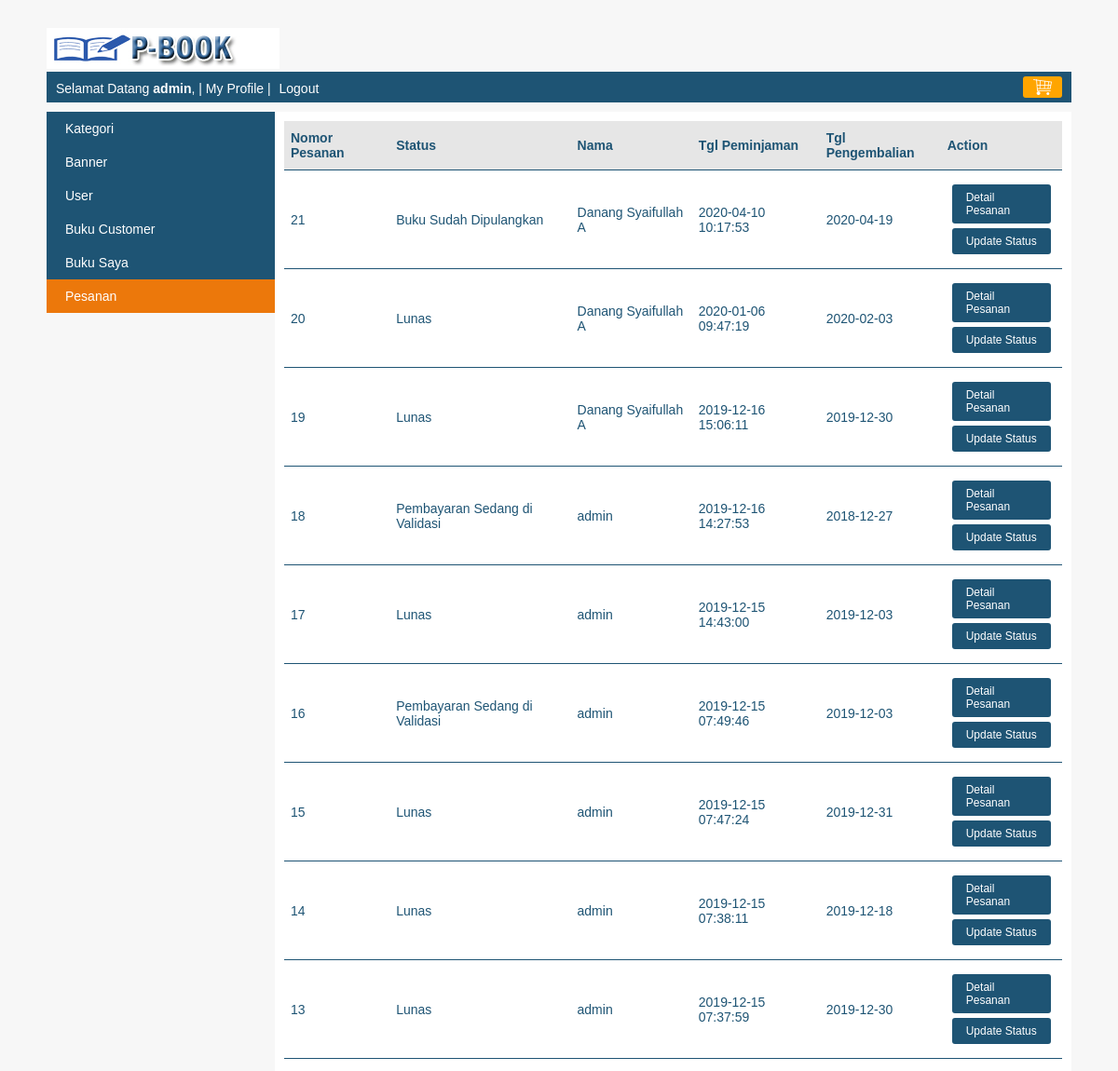
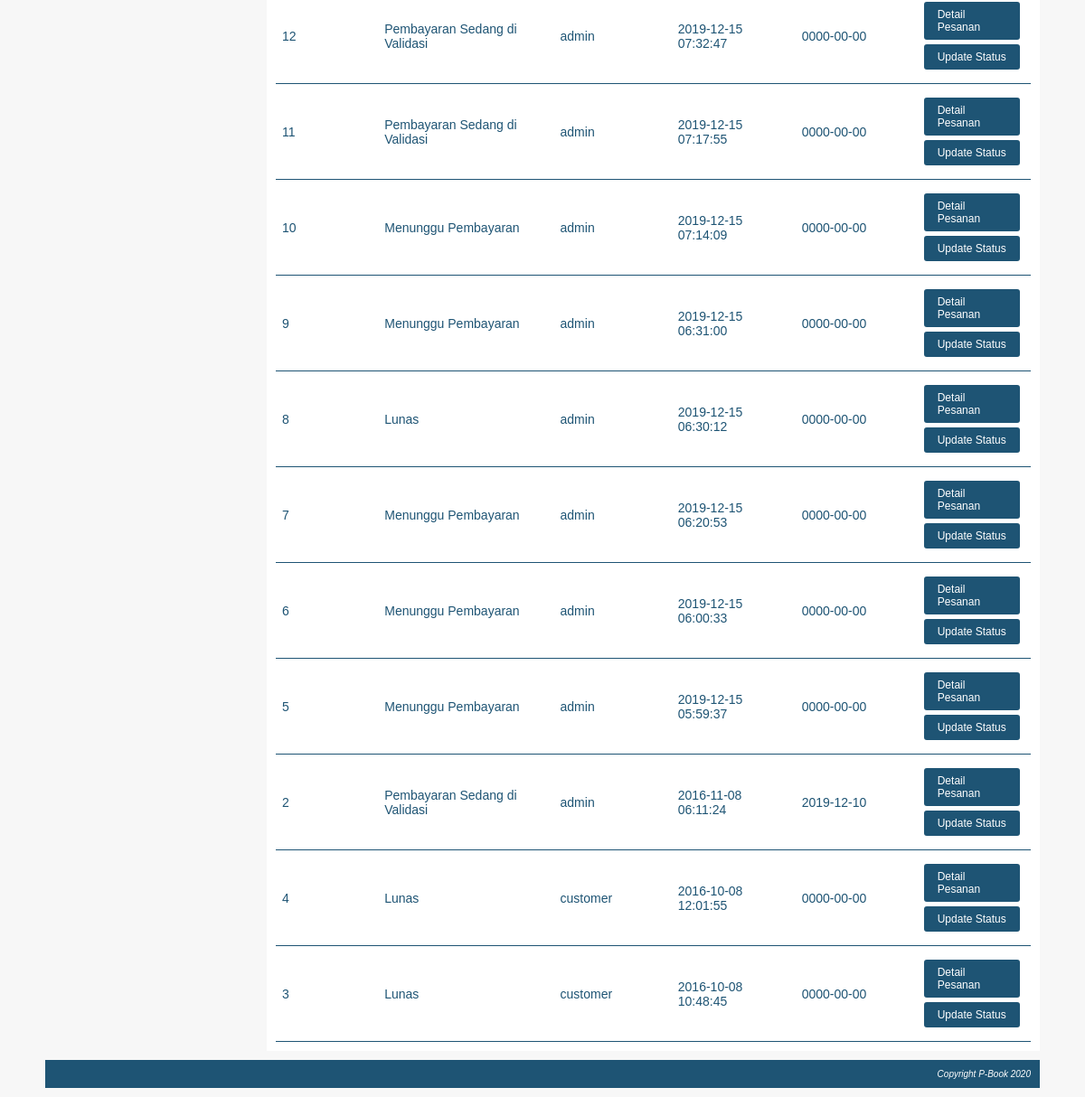
The app's page /index.php?page=my_profile&module=pesanan&action=list (signed in) with its own data (2 pictures, top to bottom).
### tables this page shows
CREATE TABLE `pesanan` (
  `pesanan_id` int(10) NOT NULL,
  `user_id` int(10) NOT NULL,
  `kurir_id` int(10) NOT NULL,
  `pinjam_id` int(10) NOT NULL,
  `nama_penerima` varchar(150) NOT NULL,
  `nomor_telepon` varchar(15) NOT NULL,
  `alamat` varchar(300) NOT NULL,
  `tanggal_pemesanan` datetime NOT NULL,
  `tanggal_pengembalian` date NOT NULL,
  `status` tinyint(4) NOT NULL
);

CREATE TABLE `user` (
  `user_id` int(10) NOT NULL,
  `level` varchar(30) NOT NULL,
  `nama` varchar(150) NOT NULL,
  `email` varchar(160) NOT NULL,
  `alamat` varchar(400) NOT NULL,
  `phone` varchar(15) NOT NULL,
  `foto` varchar(300) NOT NULL,
  `password` varchar(300) NOT NULL,
  `status` enum('on','off') NOT NULL
);

### function/helper.php (called while the page is built, shortened)
<?php
    $arrayStatusPesanan[0] = "Menunggu Pembayaran";
    $arrayStatusPesanan[1] = "Pembayaran Sedang di Validasi";
    $arrayStatusPesanan[2] = "Lunas";
    $arrayStatusPesanan[3] = "Pembayaran Ditolak";
    $arrayStatusPesanan[4] = "Buku Sedang Dipinjam";
    $arrayStatusPesanan[5] = "Buku Sudah Dipulangkan";
?>

### module/pesanan/list.php (the view)
<?php
    if($level == 'superadmin'){
        $queryPesanan = mysqli_query($koneksi, "SELECT pesanan.*, user.nama FROM pesanan JOIN user ON pesanan.user_id=user.user_id ORDER BY pesanan.tanggal_pemesanan DESC");
    }else{
        $queryPesanan = mysqli_query($koneksi, "SELECT pesanan.*, user.nama FROM pesanan JOIN user ON pesanan.user_id=user.user_id WHERE pesanan.user_id='$user_id' ORDER BY pesanan.tanggal_pemesanan DESC");
    }
    if(mysqli_num_rows($queryPesanan) == 0){
        echo "<h3>Saat ini belum ada data pesanan </h3>";
    }
    else{
        echo "<table class='table-list'>
                <tr class='baris-title'>
                    <th class='kiri'>Nomor Pesanan</th>
                    <th class='kiri'>Status</th>
                    <th class='kiri'>Nama</th>
                    <th class='kiri'>Tgl Peminjaman</th>
                    <th class='kiri'>Tgl Pengembalian</th>
                    <th class='kiri'>Action</th>
                </tr>";
        $adminButton = "";
        while($row=mysqli_fetch_assoc($queryPesanan)){
            if($level == "superadmin"){
                $adminButton = "<a class='tombol-actions' href='".BASE_URL."index.php?page=my_profile&module=pesanan&action=status&pesanan_id=$row[pesanan_id]'>Update Status</a>";
            }
            $status = $row['status'];
            echo "<tr>
                    <td class='kiri'>$row[pesanan_id]</td>
                    <td class='kiri'>$arrayStatusPesanan[$status]</td>
                    <td class='kiri'>$row[nama]</td>
                    <td class='kiri'>$row[tanggal_pemesanan]</td>
                    <td class='kiri'>$row[tanggal_pengembalian]</td>
                    <td class='kiri'>
                        <a class='tombol-actions' href='".BASE_URL."index.php?page=my_profile&module=pesanan&action=detail&pesanan_id=$row[pesanan_id]'>Detail Pesanan</a>
                        $adminButton
                    </td>
                </tr>";
        }
        echo "</table>";
    }
?>

### css/style.css (style rules this page uses)
body { font-family:arial; font-size: 14px; color: #1e5474; background: #F7F7F7; margin: 0px; }
.table-list { width: 100%; border-collapse: collapse; }
.table-list tr.baris-title { background: #e6e6e6; }
.table-list tr th, .table-list tr td { padding: 10px 7px; }
.kiri { text-align: left; }
.tombol-actions { background: #1e5474; color: white; padding: 7px 15px; border-radius: 3px; cursor: pointer; text-decoration: none; margin: 5px; font-size: 12px; display: block; }
.table-list tr { border-bottom: 1px solid #1e5474; }

### records on screen
pesanan: pesanan_id "21", status "Buku Sudah Dipulangkan", user.nama "Danang Syaifullah A", tanggal_pemesanan "2020-04-10 10:17:53", tanggal_pengembalian "2020-04-19"
pesanan: pesanan_id "20", status "Lunas", user.nama "Danang Syaifullah A", tanggal_pemesanan "2020-01-06 09:47:19", tanggal_pengembalian "2020-02-03"
pesanan: pesanan_id "19", status "Lunas", user.nama "Danang Syaifullah A", tanggal_pemesanan "2019-12-16 15:06:11", tanggal_pengembalian "2019-12-30"
pesanan: pesanan_id "18", status "Pembayaran Sedang di Validasi", user.nama "admin", tanggal_pemesanan "2019-12-16 14:27:53", tanggal_pengembalian "2018-12-27"
pesanan: pesanan_id "17", status "Lunas", user.nama "admin", tanggal_pemesanan "2019-12-15 14:43:00", tanggal_pengembalian "2019-12-03"
pesanan: pesanan_id "16", status "Pembayaran Sedang di Validasi", user.nama "admin", tanggal_pemesanan "2019-12-15 07:49:46", tanggal_pengembalian "2019-12-03"
pesanan: pesanan_id "15", status "Lunas", user.nama "admin", tanggal_pemesanan "2019-12-15 07:47:24", tanggal_pengembalian "2019-12-31"
pesanan: pesanan_id "14", status "Lunas", user.nama "admin", tanggal_pemesanan "2019-12-15 07:38:11", tanggal_pengembalian "2019-12-18"
pesanan: pesanan_id "13", status "Lunas", user.nama "admin", tanggal_pemesanan "2019-12-15 07:37:59", tanggal_pengembalian "2019-12-30"
pesanan: pesanan_id "12", status "Pembayaran Sedang di Validasi", user.nama "admin", tanggal_pemesanan "2019-12-15 07:32:47", tanggal_pengembalian "0000-00-00"
pesanan: pesanan_id "11", status "Pembayaran Sedang di Validasi", user.nama "admin", tanggal_pemesanan "2019-12-15 07:17:55", tanggal_pengembalian "0000-00-00"
pesanan: pesanan_id "10", status "Menunggu Pembayaran", user.nama "admin", tanggal_pemesanan "2019-12-15 07:14:09", tanggal_pengembalian "0000-00-00"
pesanan: pesanan_id "9", status "Menunggu Pembayaran", user.nama "admin", tanggal_pemesanan "2019-12-15 06:31:00", tanggal_pengembalian "0000-00-00"
pesanan: pesanan_id "8", status "Lunas", user.nama "admin", tanggal_pemesanan "2019-12-15 06:30:12", tanggal_pengembalian "0000-00-00"
pesanan: pesanan_id "7", status "Menunggu Pembayaran", user.nama "admin", tanggal_pemesanan "2019-12-15 06:20:53", tanggal_pengembalian "0000-00-00"
pesanan: pesanan_id "6", status "Menunggu Pembayaran", user.nama "admin", tanggal_pemesanan "2019-12-15 06:00:33", tanggal_pengembalian "0000-00-00"
pesanan: pesanan_id "5", status "Menunggu Pembayaran", user.nama "admin", tanggal_pemesanan "2019-12-15 05:59:37", tanggal_pengembalian "0000-00-00"
pesanan: pesanan_id "2", status "Pembayaran Sedang di Validasi", user.nama "admin", tanggal_pemesanan "2016-11-08 06:11:24", tanggal_pengembalian "2019-12-10"
pesanan: pesanan_id "4", status "Lunas", user.nama "customer", tanggal_pemesanan "2016-10-08 12:01:55", tanggal_pengembalian "0000-00-00"
pesanan: pesanan_id "3", status "Lunas", user.nama "customer", tanggal_pemesanan "2016-10-08 10:48:45", tanggal_pengembalian "0000-00-00"

### other values on screen
$nama "admin"
